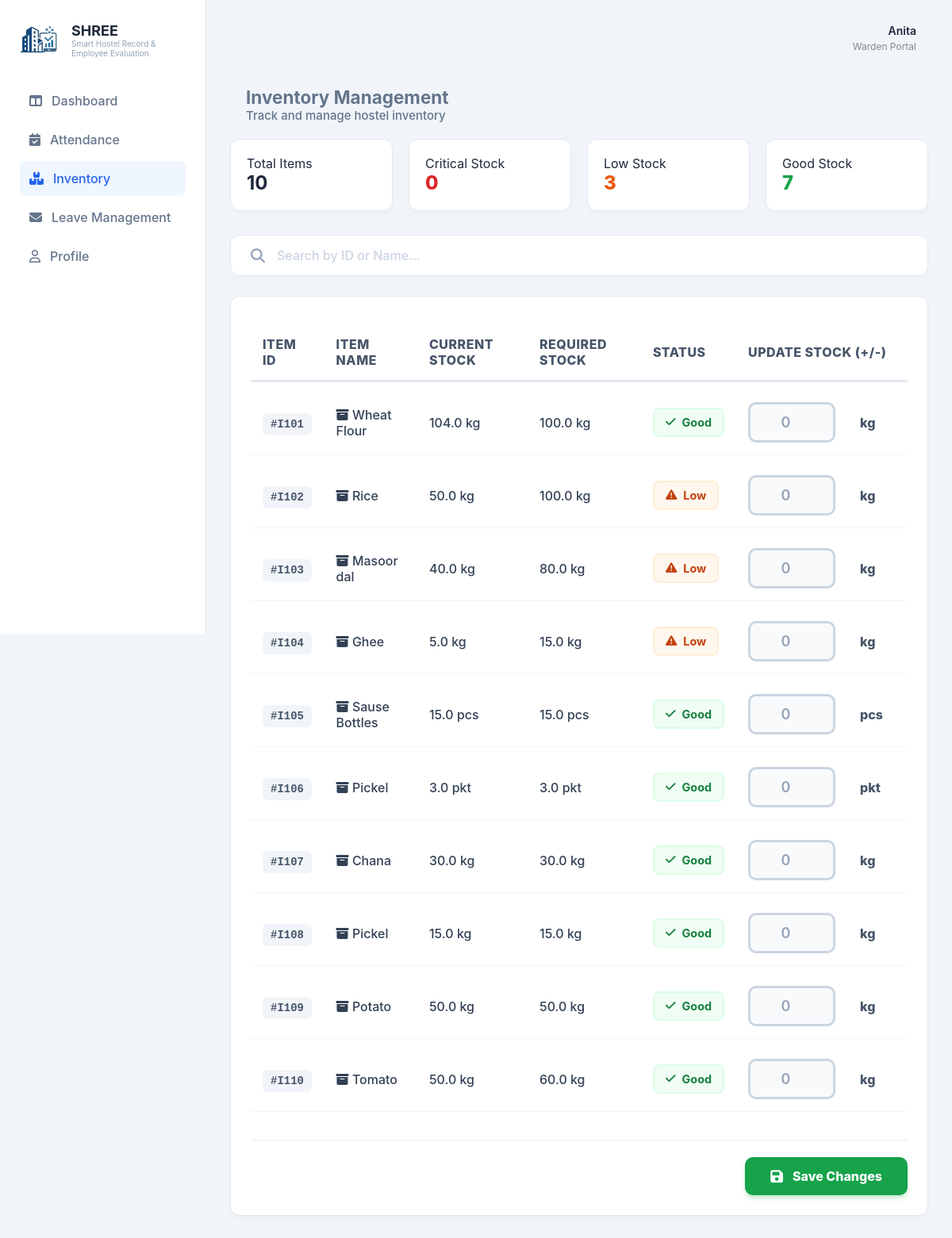
The app's page /accounts/warden/inventory/ (signed in) with its own data.
### accounts/models.py (models this page shows, shortened)
class Warden(models.Model):
    user = models.OneToOneField(User, on_delete=models.CASCADE, null=True, blank=True)
    university_record = models.OneToOneField(UniversityID, on_delete=models.CASCADE, null=True, limit_choices_to={'role': 'warden'})
    warden_id = models.CharField(max_length=20, unique=True)
    name = models.CharField(max_length=20)
    admin_id = models.ForeignKey(User, on_delete=models.SET_NULL, null=True, blank=True, related_name='managed_wardens')
    name = models.CharField(max_length=100)
    email = models.EmailField(blank=True, null=True)
    leave_balance = models.IntegerField(default=15)
    phone_number = models.CharField(max_length=10, blank=True, null=True)

class Inventory(models.Model):
    item_id = models.CharField(max_length=20, unique=True)
    item_name = models.CharField(max_length=100)
    current_stock = models.FloatField(default=0.0)
    required_stock = models.FloatField(default=0.0)
    unit = models.CharField(max_length=10, default='kg')
    is_delivered = models.BooleanField(default=False)
    @property
    def get_status(self):
        if self.current_stock <= (self.required_stock * 0.2):
            return "Critical"
        elif self.current_stock <= (self.required_stock * 0.5):
            return "Low"
        else:
            return "Good"

### accounts/views.py (the view)
# urls.py: path('warden/inventory/', views.inventory_view, name='inventory'),
@login_required
def inventory_view(request):
    try:
        warden = Warden.objects.get(user=request.user)
    except Warden.DoesNotExist:
        warden = None
    all_inventory = Inventory.objects.all()
    total_items = all_inventory.count()
    critical_items = all_inventory.filter(current_stock__lte=F('required_stock') * 0.2)
    critical_count = critical_items.count()
    low_count = all_inventory.filter(
        current_stock__lte=F('required_stock') * 0.5,
        current_stock__gt=F('required_stock') * 0.2
    ).count()
    good_count = total_items - critical_count - low_count
    search_query = request.GET.get('search', '')
    if search_query:
        items = all_inventory.filter(
            Q(item_name__icontains=search_query) |
            Q(item_id__icontains=search_query)
        )
    else:
        items = all_inventory
    context = {
        'items': items,
        'warden': warden,
        'total_items': total_items,
        'critical_count': critical_count,
        'has_critical_stock': critical_count > 0,
        'low_count': low_count,
        'good_count': good_count,
        'search_query': search_query
    }
    return render(request, 'Shree1/warden_inventory.html', context)

### templates/Shree1/warden_inventory.html (shortened to what this page needs)
{% load static %}
<!DOCTYPE html>
<html lang="en">
  <head>
    <link rel="stylesheet" href="{% static 'Shree1/css/dashboardWarden.css' %}" />
    <link rel="stylesheet" href="{% static 'Shree1/css/warden_inventory.css' %}" />
    <link rel="stylesheet" href="https://cdnjs.cloudflare.com/ajax/libs/font-awesome/6.4.0/css/all.min.css">
    <link rel="stylesheet" href="https://cdnjs.cloudflare.com/ajax/libs/font-awesome/6.4.0/css/all.min.css" />
  </head>
  <body>
    <div class="container">
      <aside class="sidebar">
        <div class="logo-section">
          <img src="{% static 'Shree1/images/logo_img.jpeg' %}" alt="SHREE Logo" class="nav-logo-file" style="width: 48px; height: 48px; border-radius: 10px; object-fit: contain;" />
          <div>
            <h2 class="logo-name">SHREE</h2>
            <p style="font-size: 10px; color: #94a3b8">Smart Hostel Record & Employee Evaluation</p>
          </div>
        </div>
        <nav class="nav-menu">
          <a href="{% url 'warden_dashboard' %}" class="nav-item">
            <i class="fa-solid fa-table-columns nav-icon"></i><span>Dashboard</span>
          </a>
          <a href="{% url 'attendance' %}" class="nav-item">
            <i class="fa-solid fa-calendar-check nav-icon"></i><span>Attendance</span>
          </a>
          <a href="{% url 'inventory' %}" class="nav-item active">
            <i class="fa-solid fa-boxes-stacked nav-icon"></i><span>Inventory</span>
          </a>
          <a href="{% url 'warden_leave' %}" class="nav-item">
            <i class="fa-solid fa-envelope nav-icon"></i><span>Leave Management</span>
          </a>
          <a href="{% url 'warden_profile' %}" class="nav-item">
            <i class="fa-regular fa-user nav-icon"></i><span>Profile</span>
          </a>
        </nav>
      </aside>
      <main class="main-content">
        <header class="top-header">
          <div class="user-info">
            <span class="user-name">{{ warden.name|default:"Warden" }}</span>
            <span class="user-role">Warden Portal</span>
          </div>
        </header>
        <section class="inventory-header">
          <div>
            <h1>Inventory Management</h1>
            <p>Track and manage hostel inventory</p>
          </div>
        </section>
        <div class="inventory-stats">
          <div class="stat-box"><span>Total Items</span><h2>{{ total_items|default:"0" }}</h2></div>
          <div class="stat-box critical {% if has_critical_stock %}blink-critical{% endif %}"><span>Critical Stock</span><h2 class="red-text">{{ critical_count|default:"0" }}</h2></div>
          <div class="stat-box low"><span>Low Stock</span><h2 class="orange-text">{{ low_count|default:"0" }}</h2></div>
          <div class="stat-box good"><span>Good Stock</span><h2 class="green-text">{{ good_count|default:"0" }}</h2></div>
        </div>
        <form method="GET" action="{% url 'inventory' %}" class="search-container">
          <i class="fa-solid fa-magnifying-glass search-icon"></i>
          <input type="text" name="search" class="search-input" placeholder="Search by ID or Name..." value="{{ search_query }}" />
        </form>
        <form method="POST" action="{% url 'update_inventory_stock' %}">
          <div class="inventory-card">
            <table class="inventory-table">
              <thead>
                <tr>
                  <th>Item ID</th>
                  <th>Item Name</th>
                  <th>Current Stock</th>
                  <th>Required Stock</th>
                  <th>Status</th>
                  <th>Update Stock (+/-)</th>
                </tr>
              </thead>
              <tbody>
                {% for item in items %}
                <tr>
                  <td><span class="id-text">#{{ item.item_id }}</span></td>
                  <td>
                    <i class="fa-solid fa-box-archive"></i> {{ item.item_name }}
                  </td>
                  <td class="stock-val {% if item.get_status == 'Critical' %}red-text{% elif item.get_status == 'Low' %}orange-text{% endif %}">
                    {{ item.current_stock }} {{ item.unit }}
                  </td>
                  <td>{{ item.required_stock }} {{ item.unit }}</td>
                  <td>
                    <span class="status-tag {{ item.get_status|lower }} {% if item.get_status == 'Critical' %}blink-critical{% endif %}">
                      <i class="fa-solid {% if item.get_status == 'Good' %}fa-check{% else %}fa-triangle-exclamation{% endif %}"></i>
                      {{ item.get_status }}
                    </span>
                  </td>
                  <td>
                    <div class="action-group">
                      <input type="number" name="qty_{{ item.item_id }}" class="qty-input" placeholder="0" step="0.1" />
                      <span class="unit-select" style="border: none; background: transparent; font-weight: 800;">{{ item.unit }}</span>
                    </div>
                  </td>
                </tr>
                {% empty %}
                <tr><td colspan="6" style="text-align: center; padding: 40px; color: #64748b">No items found in database.</td></tr>
                {% endfor %}
              </tbody>
            </table>
            <div class="table-footer">
              <button type="submit" class="save-btn">
                <i class="fa-solid fa-floppy-disk"></i> Save Changes
              </button>
            </div>
          </div>
        </form>
      </main>
    </div>
  </body>
</html>

### static/Shree1/css/dashboardWarden.css (style rules this page uses)
:root { --primary-blue: #2563eb; --success-green: #10b981; --danger-red: #ef4444; --bg-light: #f1f5f9; --text-slate: #64748b; --navy-dark: #1e293b; }
:root { --primary-blue: #2563eb; --success-green: #10b981; --danger-red: #ef4444; --bg-light: #f1f5f9; }
* { margin: 0; padding: 0; box-sizing: border-box; font-family: "Inter", sans-serif; }
body { background: var(--bg-light); color: #1e293b; }
.container { display: flex; min-height: 100vh; }
.sidebar { width: 260px; background: white; padding: 25px; border-right: 1px solid #e2e8f0; position: fixed; height: 100vh; }
.logo-section { margin-bottom: 40px; display: flex; align-items: center; gap: 10px; }
.logo-name { font-size: 18px; color: #1e293b; }
.nav-item { display: flex; align-items: center; gap: 12px; padding: 12px; color: #64748b; text-decoration: none; border-radius: 8px; margin-bottom: 5px; font-weight: 500; }
.nav-item.active, .nav-item:hover { background: #eff6ff; color: var(--primary-blue); }
.main-content { flex: 1; margin-left: 260px; padding: 30px; }
.top-header { display: flex; justify-content: flex-end; align-items: center; margin-bottom: 30px; }
.user-info { text-align: right; margin-right: 15px; }
.user-name { display: block; font-weight: 600; font-size: 14px; }
.user-role { font-size: 12px; color: #888; }
.nav-logo-file { width: 50px !important; height: 50px !important; border-radius: 8px; object-fit: cover; }
.logo-section { display: flex; align-items: center; gap: 15px; margin-bottom: 30px; }

### records on screen
Warden: name "Anita"
Inventory: item_id "I101", item_name "Wheat Flour", current_stock "104.0", unit "kg", required_stock "100.0", get_status "Good"
Inventory: item_id "I102", item_name "Rice", current_stock "50.0", unit "kg", required_stock "100.0", get_status "Low"
Inventory: item_id "I103", item_name "Masoor dal", current_stock "40.0", unit "kg", required_stock "80.0", get_status "Low"
Inventory: item_id "I104", item_name "Ghee", current_stock "5.0", unit "kg", required_stock "15.0", get_status "Low"
Inventory: item_id "I105", item_name "Sause Bottles", current_stock "15.0", unit "pcs", required_stock "15.0", get_status "Good"
Inventory: item_id "I106", item_name "Pickel", current_stock "3.0", unit "pkt", required_stock "3.0", get_status "Good"
Inventory: item_id "I107", item_name "Chana", current_stock "30.0", unit "kg", required_stock "30.0", get_status "Good"
Inventory: item_id "I108", item_name "Pickel", current_stock "15.0", unit "kg", required_stock "15.0", get_status "Good"
Inventory: item_id "I109", item_name "Potato", current_stock "50.0", unit "kg", required_stock "50.0", get_status "Good"
Inventory: item_id "I110", item_name "Tomato", current_stock "50.0", unit "kg", required_stock "60.0", get_status "Good"

### other values on screen
{{ total_items|default:"0" }} "10"
{{ critical_count|default:"0" }} "0"
{{ low_count|default:"0" }} "3"
{{ good_count|default:"0" }} "7"
